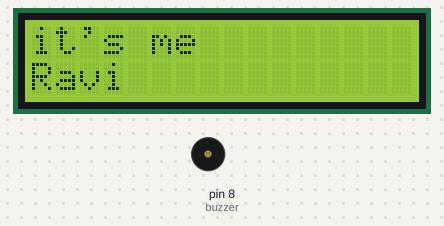
Bench run of a sketch on a simulated Arduino Uno, built with avr-gcc and run on an emulated ATmega328P. Parts: 16×2 character LCD, buzzer (waves = sounding, pin HIGH).

Above: at 0.1 s.
At 2.1 s:
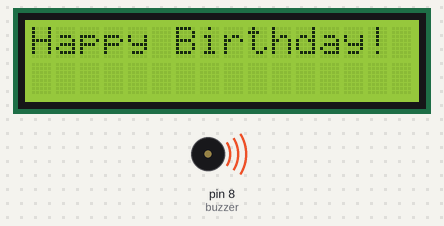
At 5.1 s:
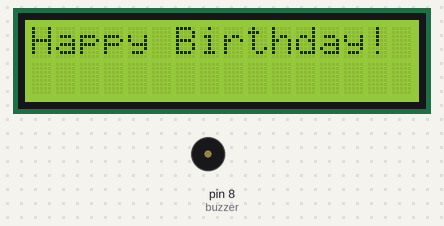
At 7.2 s:
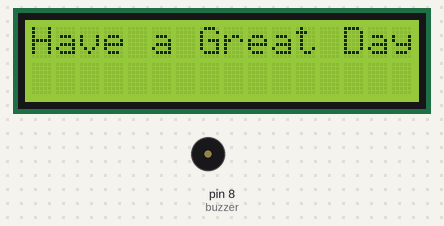
Timing chart, 0 to 127.2 s (numbered marks = the images above):
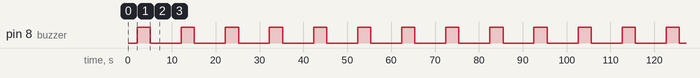

Measured:
- by itself, pin 8 (buzzer): alternates HIGH for 3.0 s and LOW for 7.1 s
- by itself, everything shown: repeats every 10.1 s, in 4 steps
- what the display in image 1 shows lasts 5.0 s, from 2.1 s to 7.1 s

The sketch:

LCD_BUZZER_TEST.ino
```cpp
// In this code we are using LCD and buzzer.
// This code will display "it's me" and "Ravi",
// then display "Happy Birthday!" and beep the buzzer for 3 seconds.
// also point is that in my project software is tinkercad in that lcd is different so this code may not work on that
//because there is different model and different adress lcd
// After that it will display "Have a Great Day!"

#include <LiquidCrystal_I2C.h>

LiquidCrystal_I2C lcd(0x27, 16, 2);

int buzzer = 8;

void setup()
{
  lcd.init();
  lcd.backlight();

  pinMode(buzzer, OUTPUT);
}

void loop()
{
  lcd.clear();

  lcd.setCursor(0, 0);
  lcd.print("it's me");

  lcd.setCursor(0, 1);
  lcd.print("Ravi");

  delay(2000);

  lcd.clear();

  lcd.setCursor(0, 0);
  lcd.print("Happy Birthday!");

  digitalWrite(buzzer, HIGH);
  delay(3000);

  digitalWrite(buzzer, LOW);
  delay(2000);

  lcd.clear();

  lcd.setCursor(0, 0);
  lcd.print("Have a Great Day!");

  delay(3000);
}
```
